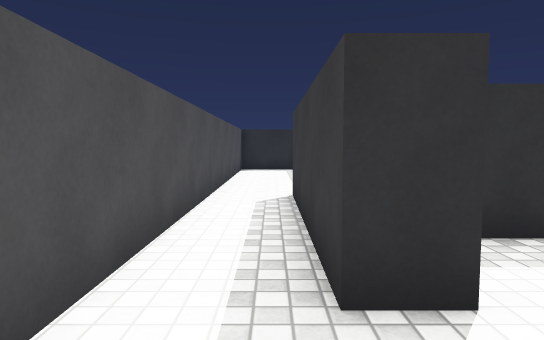
View 1 (above)

16 first-person views from a walk through a scene from a Unity 3-D project. The camera is 1.2 m above the floor, tilts 4° down and sees 75° across. The floor is counted in squares, 1 m on a side. Each view is taken from the middle of a square. On the plan, view 1 faces up. The plan holds only what a view shows up to about 14 squares ahead; the rest is blank. The place goes on beyond the plan. The player is left out. Surface patterns are stand-ins for the level's own textures.

View 2
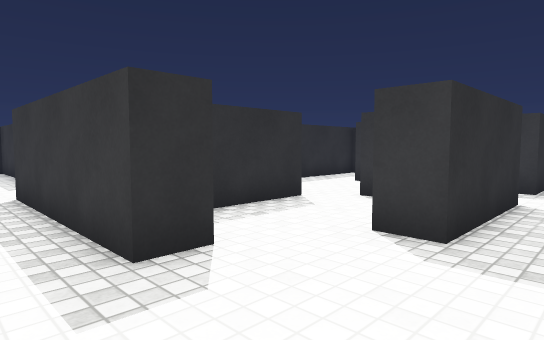

View 3
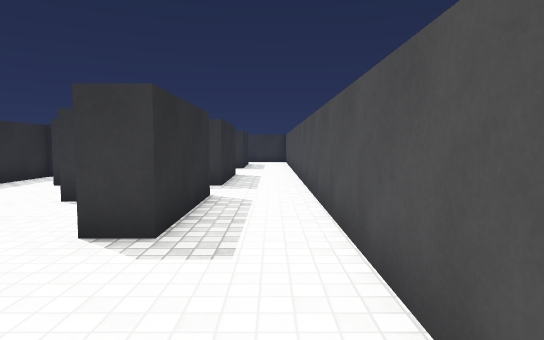

View 4
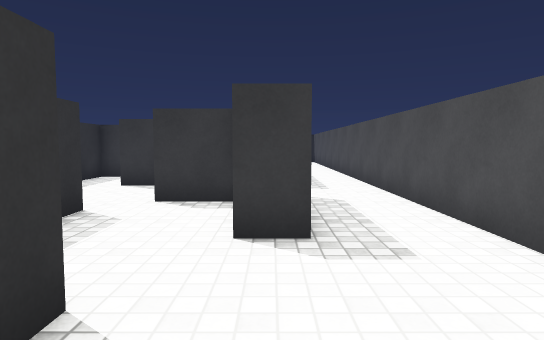

View 5
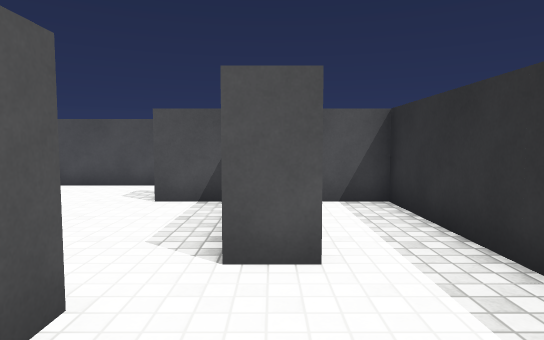

View 6
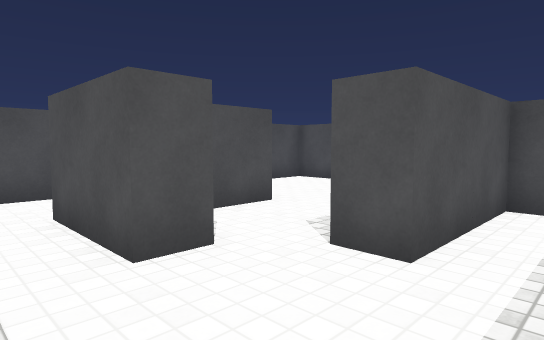

View 7
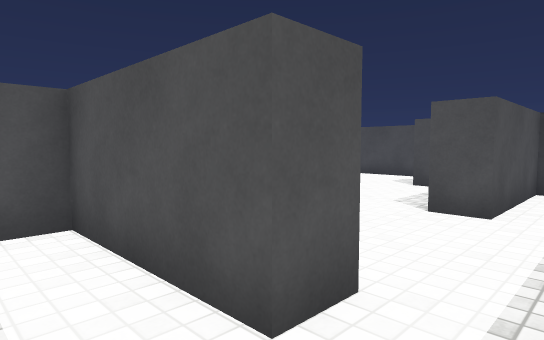

View 8
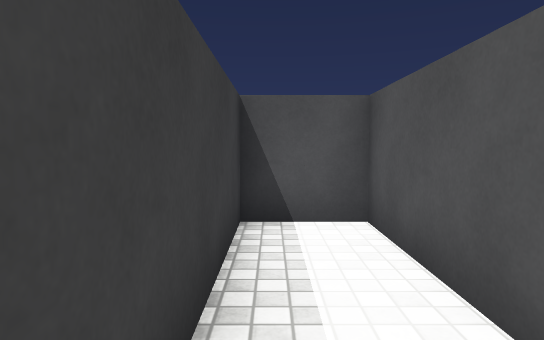

View 9
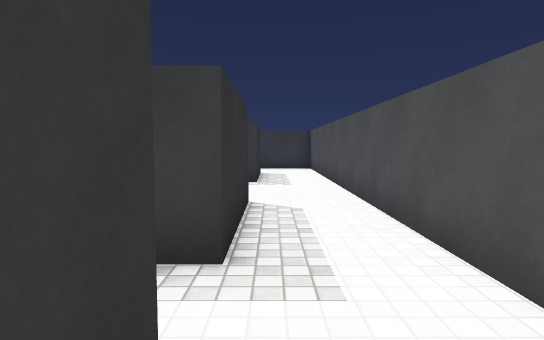

View 10
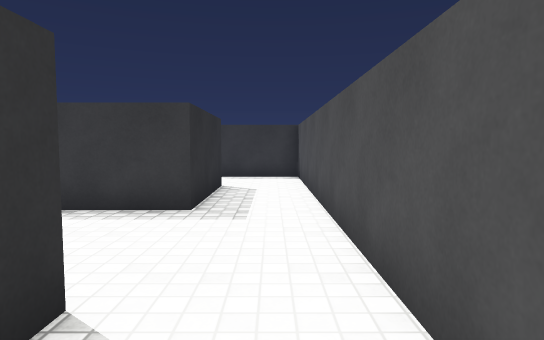

View 11
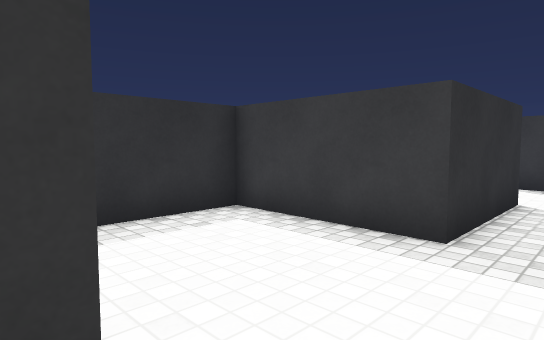

View 12
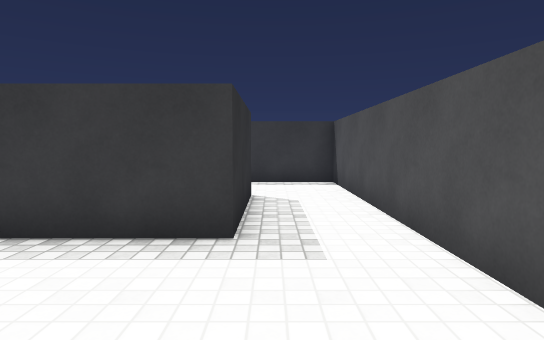

View 13
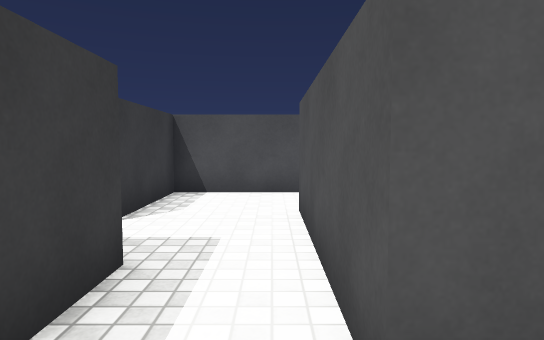

View 14
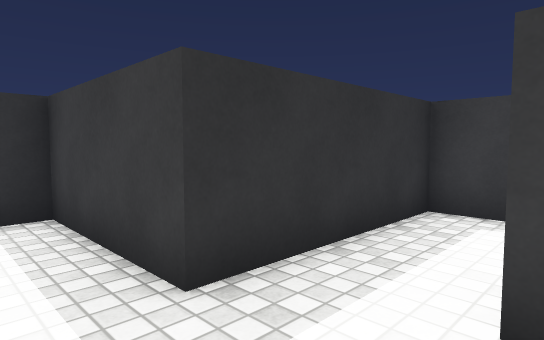

View 15
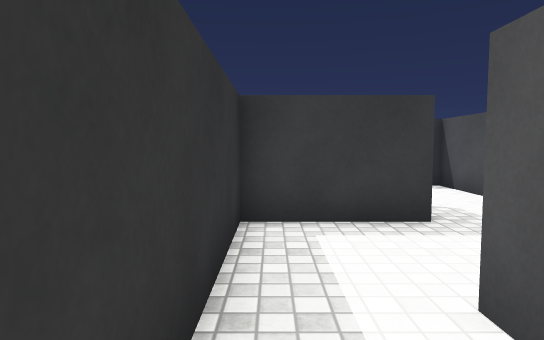

View 16
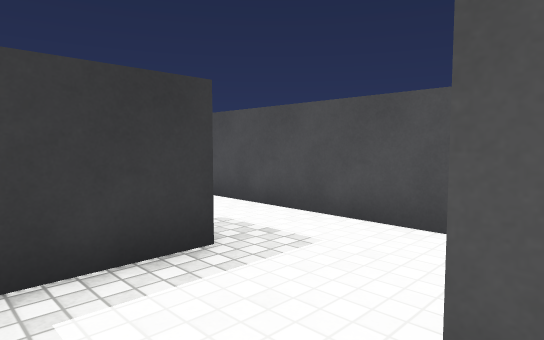

### Floor plan
Points are (right, up) in squares from view 1. A wall is a line through its corners. A room is listed if a view was taken in it or the views show most of it. See-through windows are left out.
Room 1 (views 1, 2, 3, 4, 9, 10, 11, 12)
walls: (6.5, 1.8) (6.5, 3.5) (7.5, 3.5) (7.5, 0.5) (3.5, 0.5) (3.5, 1.5) (5.1, 1.5); (5.5, 4.5) (2.6, 4.5); (1.5, 4) (1.5, 2.5) (0.5, 2.5) (0.5, 8.5); (-1.5, 9.4) (-1.5, -2) (14.5, -2); (13.6, 0.5) (9.5, 0.5) (9.5, 1.2)
ways out: opening at (7.5, 3.5) to room 2; opening at (13.5, -0.5) to room 5; opening at (-0.5, 8.5)
Room 2 (views 5, 6)
walls: (5.9, 7.5) (1.5, 7.5) (1.5, 5.5) (5.5, 5.5) (5.5, 4.5); (9.5, 4.4) (9.5, 5.5) (10.5, 5.5); (10.5, 7.5) (9, 7.5)
ways out: opening at (7.5, 3.5) to room 1; opening at (10, 6.5) to room 3
Room 3 (views 7, 8)
walls: (10.5, 5.5) (10.5, 1.5) (12.5, 1.5) (12.5, 7.5) (10.5, 7.5)
ways out: opening at (10, 6.5) to room 2
Room 4 (view 13)
walls: (23.5, 5.5) (23.5, 7.5) (22.8, 7.5)
ways out: opening at (22.5, 4.5) to room 5
Room 5 (views 14, 15, 16)
walls: (14.5, -2) (24.5, -2) (24.5, 1.5); (21.5, 5.5) (21.5, 0.5) (17.5, 0.5) (17.5, 4.5) (14.8, 4.5); (24.9, 1.5) (25.5, 1.5); (25.5, 3.5) (23.5, 3.5) (23.5, 5.5)
ways out: opening at (13.5, -0.5) to room 1; opening at (22.5, 4.5) to room 4; opening at (25, 2.5) to room 6
Room 6 (no view inside)
walls: (28.5, 0.4) (28.5, 3.5) (25.5, 3.5); (26.6, -2) (30.5, -2)
ways out: opening at (25, 2.5) to room 5; opening at (29.5, -0.5)

Where each view was taken, in squares from view 1:
view 1: 0 up, 0 right, facing up
view 2: 1 down, 1 left, facing up-right
view 3: 1 down, 1 left, facing right
view 4: 1 up, 1 left, facing right
view 5: 5 up, 9 right, facing left
view 6: 7 up, 9 right, facing down-left
view 7: 7 up, 12 right, facing down-left
view 8: 7 up, 12 right, facing down
view 9: 0 up, 6 right, facing right
view 10: 1 down, 11 right, facing right
view 11: 1 down, 13 right, facing up-right
view 12: 0 up, 13 right, facing right
view 13: 7 up, 22 right, facing down
view 14: 1 up, 22 right, facing up-right
view 15: 3 up, 23 right, facing right
view 16: 3 up, 25 right, facing down-right
